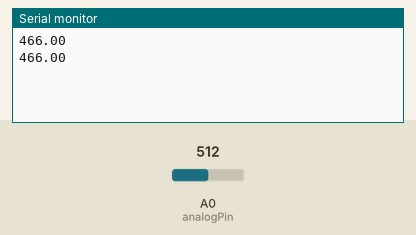
Bench run of a sketch on a simulated Arduino Uno, built with avr-gcc and run on an emulated ATmega328P. On the bench: the last lines printed to the serial monitor. The test bench sets the inputs (shaded band); at power-on: A0 (analogPin) = 512.

Above: at 1.8 s.
1.9 s: A0 (analogPin) set to 716
At 2.8 s:
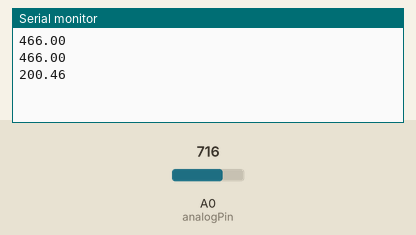
3.4 s: A0 (analogPin) set to 900
At 4.8 s:
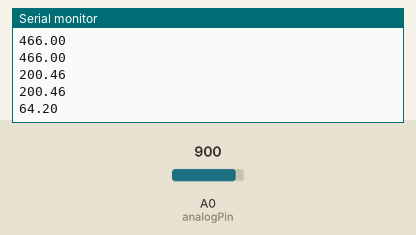
Timing chart, 0 to 6.4 s (numbered marks = the images above; inputs shaded):
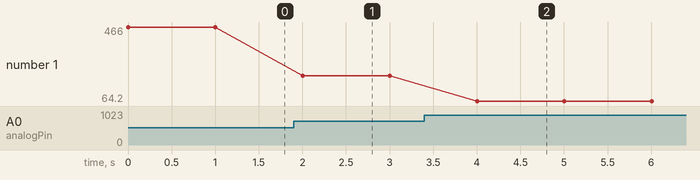

Measured:
- after the input at 1.9 s, the serial monitor: prints a new line after 0.10 s (image 1)
- after the input at 3.4 s, the serial monitor: prints a new line after 0.60 s (image 2)
- plotted number 1: 466 → 200.46 after the input at 1.9 s, 200.46 → 64.2 after the input at 3.4 s

The sketch:

OMCCD_VolumeSensorOhm_00.ino
```cpp
// from http://www.circuitbasics.com/arduino-ohm-meter/

int analogPin= 0;
int raw= 0;     //Raw is the measured value from A0. Is that a voltage?
int Vin= 5;   //Vin is the voltage provided by the Arduino
float Vout= 0;    //Vout is the voltage out
float R1= 466;   //Known resistance
float R2= 0;    //unknown resistance
float buffer00= 0;  //Buffer is the levels of voltage measured (multiplied by 1024)
float buffer01=0; //

void setup()
{
Serial.begin(9600);
}

void loop(){
raw= analogRead(analogPin);
if(raw)
{
buffer00= raw * Vin;  //here buffer has a unit
Vout= (buffer00)/1024.0;
buffer01= (Vin/Vout) -1;
R2= R1 * buffer01;
//Serial.print("Vout: ");
//Serial.println(Vout);
//Serial.print("R2: ");
Serial.println(R2);
delay(1000);    //Here we influence how often we read the value
}
}
```
